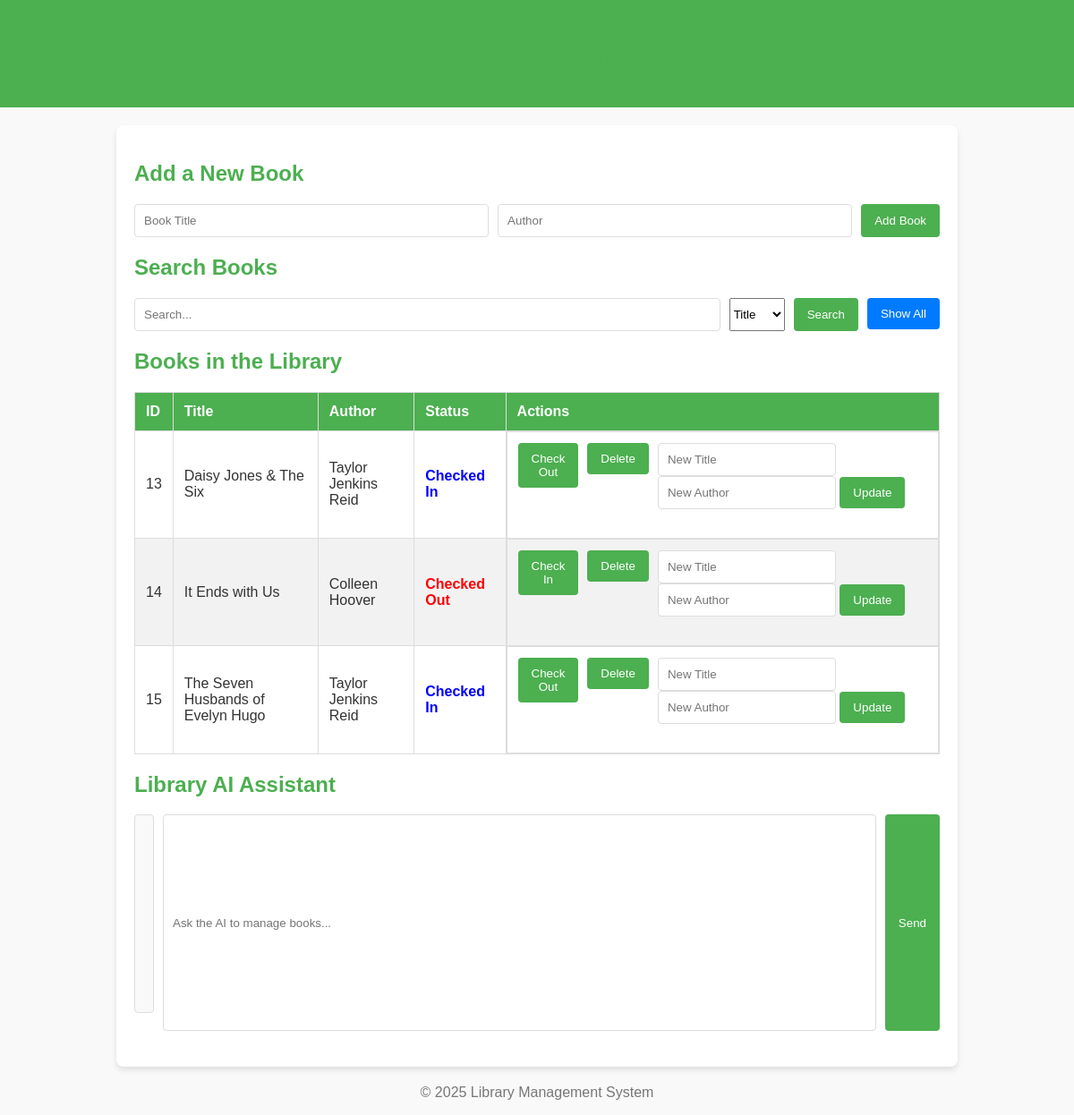
The page / on the database its author committed.
### tables this page shows
CREATE TABLE books (
                id INTEGER PRIMARY KEY AUTOINCREMENT,
                title TEXT NOT NULL,
                author TEXT NOT NULL,
                status TEXT NOT NULL DEFAULT 'available'  -- New column for book status
            );

### backend/app.py (the view, shortened to what this page needs)
@app.route("/", methods=["GET", "POST"])
def index():
    chat_history = []
    bot_response = ""
    return render_template("index.html", chat_history=chat_history, library=list_books())

### backend/app.py (called while the page is built)
def list_books():
    with sqlite3.connect("library.db") as conn:
        cursor = conn.cursor()
        cursor.execute("SELECT * FROM books")
        books = cursor.fetchall()
        return [{"id": row[0], "title": row[1], "author": row[2], "status": row[3]} for row in books]

### backend/templates/index.html (shortened to what this page needs)
<!DOCTYPE html>
<html lang="en">
<head>
</head>
<body>
    <header>
        <h1>Library Management System</h1>
    </header>
    <main>
        <h2>Add a New Book</h2>
        <form id="addBookForm" action="/api/books" method="POST">
            <input type="text" name="title" placeholder="Book Title" required>
            <input type="text" name="author" placeholder="Author" required>
            <button type="submit">Add Book</button>
        </form>
        <h2>Search Books</h2>
        <form action="/search" method="GET" style="margin-bottom: 20px; display: flex; gap: 10px;">
            <input type="text" name="query" placeholder="Search..." required>
            <select name="filter_by">
                <option value="title">Title</option>
            </select>
            <button type="submit">Search</button>
            <a href="/" style="text-decoration: none;">
                <button type="button" style="background-color: #007BFF; color: white;">Show All</button>
            </a>
</form>
        <h2>Books in the Library</h2>
        <table>
            <thead>
                <tr>
                    <th>ID</th>
                    <th>Title</th>
                    <th>Author</th>
                    <th>Status</th>
                    <th>Actions</th>
                </tr>
            </thead>
            <tbody>
                {% for book in library %}
                <tr>
                    <td>{{ book.id }}</td>
                    <td>{{ book.title }}</td>
                    <td>{{ book.author }}</td>
                    <td>
                        {% if book.status == 'available' %}
                        <span class="status-available">Checked In</span>
                        {% elif book.status == 'borrowed' %}
                        <span class="status-borrowed">Checked Out</span>
                        {% endif %}
                    </td>
                    <td class="actions">
                        {% if book.status == 'available' %}
                        <form action="/api/books/{{ book.id }}/checkout" method="POST" style="display:inline;">
                            <button type="submit">Check Out</button>
                        </form>
                        {% endif %}
                        {% if book.status == 'borrowed' %}
                        <form action="/api/books/{{ book.id }}/checkin" method="POST" style="display:inline;">
                            <button type="submit">Check In</button>
                        </form>
                        {% endif %}
                        <form action="/api/books/{{ book.id }}" method="POST" style="display:inline;">
                            <button type="submit">Delete</button>
                        </form>
                        <form action="/api/books/{{ book.id }}" method="POST" style="display:inline;">
                            <input type="text" name="title" placeholder="New Title" required>
                            <input type="text" name="author" placeholder="New Author" required>
                            <button type="submit">Update</button>
                        </form>
                    </td>
                </tr>
                {% endfor %}
            </tbody>
        </table>
        <h2>Library AI Assistant</h2>
        <form method="POST" action="/">
            <div id="chatbox">
            </div>
            <input type="text" name="message" placeholder="Ask the AI to manage books..." required>
            <button type="submit">Send</button>
        </form>
    </main>
    <footer>
        <p>&copy; 2025 Library Management System</p>
    </footer>
</body>
</html>

### backend/templates/index.html (style rules this page uses)
body { font-family: 'Arial', sans-serif; margin: 0; padding: 0; background-color: #f9f9f9; color: #333; }
header { background-color: #4CAF50; color: white; padding: 20px; text-align: center; }
main { max-width: 900px; margin: 20px auto; padding: 20px; background: white; border-radius: 8px; box-shadow: 0 4px 6px rgba(0, 0, 0, 0.1); }
h1, h2 { color: #4CAF50; }
form { margin-bottom: 20px; display: flex; flex-wrap: wrap; gap: 10px; }
input[type="text"] { flex: 1; padding: 10px; border: 1px solid #ddd; border-radius: 4px; }
button { padding: 10px 15px; background-color: #4CAF50; color: white; border: none; border-radius: 4px; cursor: pointer; transition: background-color 0.3s ease; }
table { width: 100%; border-collapse: collapse; margin-top: 20px; }
table, th, td { border: 1px solid #ddd; }
th, td { padding: 12px; text-align: left; }
th { background-color: #4CAF50; color: white; }
tr:nth-child(even) { background-color: #f2f2f2; }
.actions { display: flex; gap: 10px; }
.status-available { color: blue; font-weight: bold; }
.status-borrowed { color: red; font-weight: bold; }
#chatbox { border: 1px solid #ddd; padding: 10px; margin-bottom: 20px; height: 200px; overflow-y: auto; background-color: #f9f9f9; border-radius: 4px; }
footer { text-align: center; margin-top: 20px; color: #777; }

### rows shown on the page
books: id "13", title "Daisy Jones & The Six", author "Taylor Jenkins Reid", status "Checked In"
books: id "14", title "It Ends with Us", author "Colleen Hoover", status "Checked Out"
books: id "15", title "The Seven Husbands of Evelyn Hugo", author "Taylor Jenkins Reid", status "Checked In"
